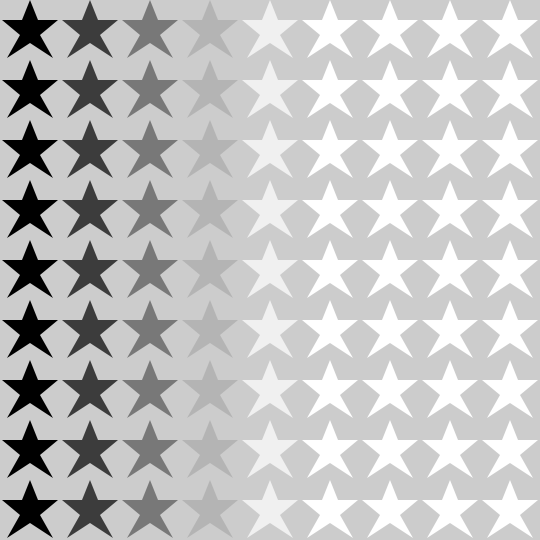
Frame 1 (no input)
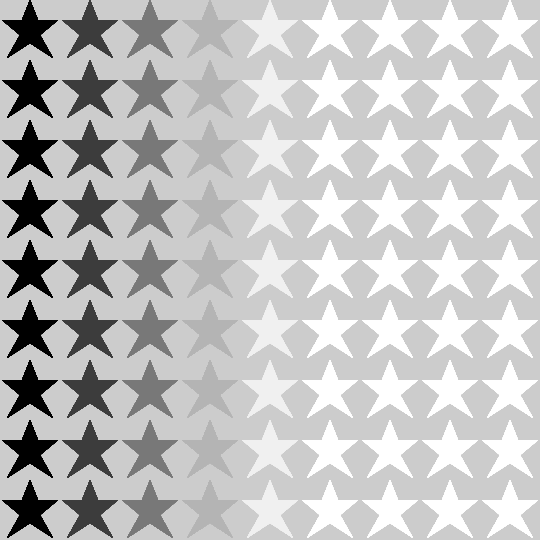
Frame 60 (the mouse pressed at the canvas centre just before this capture)
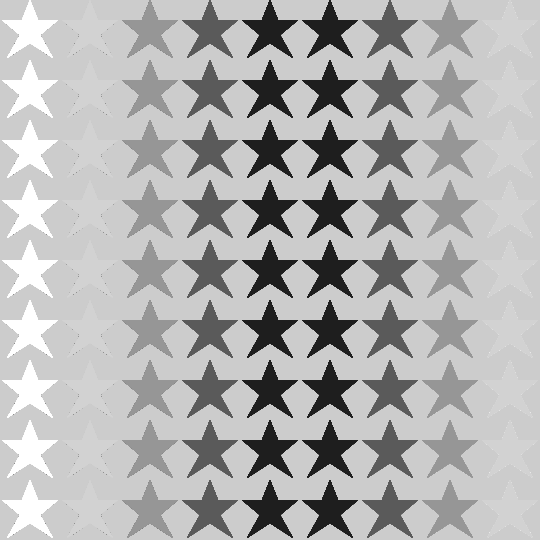
Frame 120 (the mouse held since frame 60 and released just before this capture)

The Processing sketch that drew these frames (run headless with seeded random() and noise(); from frame 60 on, the mouse is pressed at the canvas centre):

// Processing sketch: processing_105438
// ── processing_105438.pde

void setup() {
  size(540, 540);
  colorMode(HSB);
}
void draw() {

  int dis = 60; 
  for  (int i=0; i<500; i+=dis) {
    for  (int j=0; j<500; j+=dis) {
    noStroke();
      float distance = abs(mouseX-i);
      fill (distance);
      star(i, j, 50);
    }
  }
}
void star(int i, int j, int size) { 
  //fill(200, 100, 200); 
  beginShape();//begin drawing the star
  vertex(30+i, 0+j);
  vertex(38+i, 20+j);
  vertex(58+i, 20+j);
  vertex(40+i, 35+j);
  vertex(53+i, 58+j);
  vertex(30+i, 43+j);
  vertex(7+i, 58+j);
  vertex(20+i, 35+j);
  vertex(2+i, 20+j);
  vertex(22+i, 20+j);
  vertex(30+i, 0+j);
  endShape();//end of the shape
}
